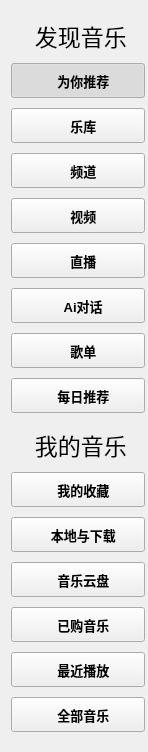
        <widget class="QWidget" name="menu_scrollAreaWidgetContents">
         <property name="geometry">
          <rect>
           <x>0</x>
           <y>0</y>
           <width>148</width>
           <height>734</height>
          </rect>
         </property>
         <layout class="QVBoxLayout" name="verticalLayout_3">
          <property name="topMargin">
           <number>10</number>
          </property>
          <property name="rightMargin">
           <number>0</number>
          </property>
          <item>
           <widget class="QWidget" name="center_menu_widget" native="true">
            <property name="sizePolicy">
             <sizepolicy hsizetype="Preferred" vsizetype="Preferred">
              <horstretch>0</horstretch>
              <verstretch>0</verstretch>
             </sizepolicy>
            </property>
            <property name="font">
             <font>
              <bold>true</bold>
             </font>
            </property>
            <layout class="QVBoxLayout" name="verticalLayout">
             <property name="spacing">
              <number>10</number>
             </property>
             <property name="leftMargin">
              <number>0</number>
             </property>
             <property name="rightMargin">
              <number>3</number>
             </property>
             <item>
              <widget class="QLabel" name="menu_find_music_label">
               <property name="sizePolicy">
                <sizepolicy hsizetype="Preferred" vsizetype="Fixed">
                 <horstretch>0</horstretch>
                 <verstretch>0</verstretch>
                </sizepolicy>
               </property>
               <property name="font">
                <font>
                 <family>华文楷体</family>
                 <pointsize>17</pointsize>
                 <bold>false</bold>
                </font>
               </property>
               <property name="text">
                <string>    发现音乐</string>
               </property>
               <property name="alignment">
                <set>Qt::AlignLeading|Qt::AlignLeft|Qt::AlignVCenter</set>
               </property>
              </widget>
             </item>
             <item>
              <widget class="QToolButton" name="recommend_you_toolButton">
               <property name="sizePolicy">
                <sizepolicy hsizetype="Preferred" vsizetype="Preferred">
                 <horstretch>0</horstretch>
                 <verstretch>0</verstretch>
                </sizepolicy>
               </property>
               <property name="minimumSize">
                <size>
                 <width>130</width>
                 <height>35</height>
                </size>
               </property>
               <property name="maximumSize">
                <size>
                 <width>140</width>
                 <height>40</height>
                </size>
               </property>
               <property name="font">
                <font>
                 <pointsize>10</pointsize>
                 <bold>true</bold>
                </font>
               </property>
               <property name="cursor">
                <cursorShape>PointingHandCursor</cursorShape>
               </property>
               <property name="contextMenuPolicy">
                <enum>Qt::DefaultContextMenu</enum>
               </property>
               <property name="text">
                <string>   为你推荐</string>
               </property>
               <property name="iconSize">
                <size>
                 <width>20</width>
                 <height>20</height>
                </size>
               </property>
               <property name="checkable">
                <bool>true</bool>
               </property>
               <property name="checked">
                <bool>true</bool>
               </property>
               <property name="autoExclusive">
                <bool>false</bool>
               </property>
               <property name="toolButtonStyle">
                <enum>Qt::ToolButtonTextBesideIcon</enum>
               </property>
              </widget>
             </item>
             <item>
              <widget class="QToolButton" name="music_repository_toolButton">
               <property name="sizePolicy">
                <sizepolicy hsizetype="Preferred" vsizetype="Preferred">
                 <horstretch>0</horstretch>
                 <verstretch>0</verstretch>
                </sizepolicy>
               </property>
               <property name="minimumSize">
                <size>
                 <width>130</width>
                 <height>35</height>
                </size>
               </property>
               <property name="maximumSize">
                <size>
                 <width>140</width>
                 <height>40</height>
                </size>
               </property>
               <property name="font">
                <font>
                 <pointsize>10</pointsize>
                 <bold>true</bold>
                </font>
               </property>
               <property name="cursor">
                <cursorShape>PointingHandCursor</cursorShape>
               </property>
               <property name="text">
                <string>   乐库</string>
               </property>
               <property name="iconSize">
                <size>
                 <width>20</width>
                 <height>20</height>
                </size>
               </property>
               <property name="checkable">
                <bool>true</bool>
               </property>
               <property name="autoExclusive">
                <bool>false</bool>
               </property>
               <property name="toolButtonStyle">
                <enum>Qt::ToolButtonTextBesideIcon</enum>
               </property>
              </widget>
             </item>
             <item>
              <widget class="QToolButton" name="channel_toolButton">
               <property name="sizePolicy">
                <sizepolicy hsizetype="Preferred" vsizetype="Preferred">
                 <horstretch>0</horstretch>
                 <verstretch>0</verstretch>
                </sizepolicy>
               </property>
               <property name="minimumSize">
                <size>
                 <width>130</width>
                 <height>35</height>
                </size>
               </property>
               <property name="maximumSize">
                <size>
                 <width>140</width>
                 <height>40</height>
                </size>
               </property>
               <property name="font">
                <font>
                 <pointsize>10</pointsize>
                 <bold>true</bold>
                </font>
               </property>
               <property name="cursor">
                <cursorShape>PointingHandCursor</cursorShape>
               </property>
               <property name="text">
                <string>   频道</string>
               </property>
               <property name="iconSize">
                <size>
                 <width>20</width>
                 <height>20</height>
                </size>
               </property>
               <property name="checkable">
                <bool>true</bool>
               </property>
               <property name="autoExclusive">
                <bool>false</bool>
               </property>
               <property name="toolButtonStyle">
                <enum>Qt::ToolButtonTextBesideIcon</enum>
               </property>
              </widget>
             </item>
             <item>
              <widget class="QToolButton" name="video_toolButton">
               <property name="sizePolicy">
                <sizepolicy hsizetype="Preferred" vsizetype="Preferred">
                 <horstretch>0</horstretch>
                 <verstretch>0</verstretch>
                </sizepolicy>
               </property>
               <property name="minimumSize">
                <size>
                 <width>130</width>
                 <height>35</height>
                </size>
               </property>
               <property name="maximumSize">
                <size>
                 <width>140</width>
                 <height>40</height>
                </size>
               </property>
               <property name="font">
                <font>
                 <pointsize>10</pointsize>
                 <bold>true</bold>
                </font>
               </property>
               <property name="cursor">
                <cursorShape>PointingHandCursor</cursorShape>
               </property>
               <property name="text">
                <string>   视频</string>
               </property>
               <property name="iconSize">
                <size>
                 <width>20</width>
                 <height>20</height>
                </size>
               </property>
               <property name="checkable">
                <bool>true</bool>
               </property>
               <property name="autoExclusive">
                <bool>false</bool>
               </property>
               <property name="toolButtonStyle">
                <enum>Qt::ToolButtonTextBesideIcon</enum>
               </property>
              </widget>
             </item>
             <item>
              <widget class="QToolButton" name="live_toolButton">
               <property name="sizePolicy">
                <sizepolicy hsizetype="Preferred" vsizetype="Preferred">
                 <horstretch>0</horstretch>
                 <verstretch>0</verstretch>
                </sizepolicy>
               </property>
               <property name="minimumSize">
                <size>
                 <width>130</width>
                 <height>35</height>
                </size>
               </property>
               <property name="maximumSize">
                <size>
                 <width>140</width>
                 <height>40</height>
                </size>
               </property>
               <property name="font">
                <font>
                 <pointsize>10</pointsize>
                 <bold>true</bold>
                </font>
               </property>
               <property name="cursor">
                <cursorShape>PointingHandCursor</cursorShape>
               </property>
               <property name="text">
                <string>   直播</string>
               </property>
               <property name="iconSize">
                <size>
                 <width>20</width>
                 <height>20</height>
                </size>
               </property>
               <property name="checkable">
                <bool>true</bool>
               </property>
               <property name="autoExclusive">
                <bool>false</bool>
               </property>
               <property name="toolButtonStyle">
                <enum>Qt::ToolButtonTextBesideIcon</enum>
               </property>
              </widget>
             </item>
             <item>
              <widget class="QToolButton" name="ai_chat_toolButton">
               <property name="sizePolicy">
                <sizepolicy hsizetype="Preferred" vsizetype="Preferred">
                 <horstretch>0</horstretch>
                 <verstretch>0</verstretch>
                </sizepolicy>
               </property>
               <property name="minimumSize">
                <size>
                 <width>130</width>
                 <height>35</height>
                </size>
               </property>
               <property name="maximumSize">
                <size>
                 <width>140</width>
                 <height>40</height>
                </size>
               </property>
               <property name="font">
                <font>
                 <pointsize>10</pointsize>
                 <bold>true</bold>
                </font>
               </property>
               <property name="cursor">
                <cursorShape>PointingHandCursor</cursorShape>
               </property>
               <property name="text">
                <string>   Ai对话</string>
               </property>
               <property name="iconSize">
                <size>
                 <width>20</width>
                 <height>20</height>
                </size>
               </property>
               <property name="checkable">
                <bool>true</bool>
               </property>
               <property name="autoExclusive">
                <bool>false</bool>
               </property>
               <property name="toolButtonStyle">
                <enum>Qt::ToolButtonTextBesideIcon</enum>
               </property>
              </widget>
             </item>
             <item>
              <widget class="QToolButton" name="song_list_toolButton">
               <property name="sizePolicy">
                <sizepolicy hsizetype="Preferred" vsizetype="Preferred">
                 <horstretch>0</horstretch>
                 <verstretch>0</verstretch>
                </sizepolicy>
               </property>
               <property name="minimumSize">
                <size>
                 <width>130</width>
                 <height>35</height>
                </size>
               </property>
               <property name="maximumSize">
                <size>
                 <width>140</width>
                 <height>40</height>
                </size>
               </property>
               <property name="font">
                <font>
                 <pointsize>10</pointsize>
                 <bold>true</bold>
                </font>
               </property>
               <property name="cursor">
                <cursorShape>PointingHandCursor</cursorShape>
               </property>
               <property name="text">
                <string>   歌单</string>
               </property>
               <property name="iconSize">
                <size>
                 <width>20</width>
                 <height>20</height>
                </size>
               </property>
               <property name="checkable">
                <bool>true</bool>
               </property>
               <property name="autoExclusive">
                <bool>false</bool>
               </property>
               <property name="toolButtonStyle">
                <enum>Qt::ToolButtonTextBesideIcon</enum>
               </property>
              </widget>
             </item>
             <item>
              <widget class="QToolButton" name="daily_recommend_toolButton">
               <property name="sizePolicy">
                <sizepolicy hsizetype="Preferred" vsizetype="Preferred">
                 <horstretch>0</horstretch>
                 <verstretch>0</verstretch>
                </sizepolicy>
               </property>
               <property name="minimumSize">
                <size>
                 <width>130</width>
                 <height>35</height>
                </size>
               </property>
               <property name="maximumSize">
                <size>
                 <width>140</width>
                 <height>40</height>
                </size>
               </property>
               <property name="font">
                <font>
                 <pointsize>10</pointsize>
                 <bold>true</bold>
                </font>
               </property>
               <property name="cursor">
                <cursorShape>PointingHandCursor</cursorShape>
               </property>
               <property name="text">
                <string>   每日推荐</string>
               </property>
               <property name="iconSize">
                <size>
                 <width>20</width>
                 <height>20</height>
                </size>
               </property>
               <property name="checkable">
                <bool>true</bool>
               </property>
               <property name="autoExclusive">
                <bool>false</bool>
               </property>
               <property name="toolButtonStyle">
                <enum>Qt::ToolButtonTextBesideIcon</enum>
               </property>
              </widget>
             </item>
            </layout>
           </widget>
          </item>
          <item>
           <widget class="QWidget" name="widget_3" native="true">
            <property name="sizePolicy">
             <sizepolicy hsizetype="Preferred" vsizetype="Preferred">
              <horstretch>0</horstretch>
              <verstretch>0</verstretch>
             </sizepolicy>
            </property>
            <property name="font">
             <font>
              <bold>true</bold>
             </font>
            </property>
            <layout class="QVBoxLayout" name="verticalLayout_2">
             <property name="spacing">
              <number>10</number>
             </property>
             <property name="leftMargin">
              <number>0</number>
             </property>
             <property name="topMargin">
              <number>0</number>
             </property>
             <property name="rightMargin">
              <number>3</number>
             </property>
             <item>
              <widget class="QLabel" name="menu_myMusic_label">
               <property name="sizePolicy">
                <sizepolicy hsizetype="Preferred" vsizetype="Fixed">
                 <horstretch>0</horstretch>
                 <verstretch>0</verstretch>
                </sizepolicy>
               </property>
               <property name="font">
                <font>
                 <family>华文楷体</family>
                 <pointsize>17</pointsize>
                 <bold>false</bold>
                </font>
               </property>
               <property name="text">
                <string>    我的音乐</string>
               </property>
               <property name="alignment">
                <set>Qt::AlignLeading|Qt::AlignLeft|Qt::AlignVCenter</set>
               </property>
              </widget>
             </item>
             <item>
              <widget class="QToolButton" name="my_collection_toolButton">
               <property name="sizePolicy">
                <sizepolicy hsizetype="Preferred" vsizetype="Preferred">
                 <horstretch>0</horstretch>
                 <verstretch>0</verstretch>
                </sizepolicy>
               </property>
               <property name="minimumSize">
                <size>
                 <width>130</width>
                 <height>35</height>
                </size>
               </property>
               <property name="maximumSize">
                <size>
                 <width>140</width>
                 <height>40</height>
                </size>
               </property>
               <property name="font">
                <font>
                 <pointsize>10</pointsize>
                 <bold>true</bold>
                </font>
               </property>
               <property name="cursor">
                <cursorShape>PointingHandCursor</cursorShape>
               </property>
               <property name="text">
                <string>   我的收藏</string>
               </property>
               <property name="iconSize">
                <size>
                 <width>20</width>
                 <height>20</height>
                </size>
               </property>
               <property name="checkable">
                <bool>true</bool>
               </property>
               <property name="autoExclusive">
                <bool>false</bool>
               </property>
               <property name="toolButtonStyle">
                <enum>Qt::ToolButtonTextBesideIcon</enum>
               </property>
              </widget>
             </item>
             <item>
              <widget class="QToolButton" name="local_download_toolButton">
               <property name="sizePolicy">
                <sizepolicy hsizetype="Preferred" vsizetype="Preferred">
                 <horstretch>0</horstretch>
                 <verstretch>0</verstretch>
                </sizepolicy>
               </property>
               <property name="minimumSize">
                <size>
                 <width>130</width>
                 <height>35</height>
                </size>
               </property>
               <property name="maximumSize">
                <size>
                 <width>140</width>
                 <height>40</height>
                </size>
               </property>
               <property name="font">
                <font>
                 <pointsize>10</pointsize>
                 <bold>true</bold>
                </font>
               </property>
               <property name="cursor">
                <cursorShape>PointingHandCursor</cursorShape>
               </property>
               <property name="text">
                <string>   本地与下载</string>
               </property>
               <property name="iconSize">
                <size>
                 <width>20</width>
                 <height>20</height>
                </size>
               </property>
               <property name="checkable">
                <bool>true</bool>
               </property>
               <property name="autoExclusive">
                <bool>false</bool>
               </property>
               <property name="toolButtonStyle">
                <enum>Qt::ToolButtonTextBesideIcon</enum>
               </property>
              </widget>
             </item>
             <item>
              <widget class="QToolButton" name="music_cloud_disk_toolButton">
               <property name="sizePolicy">
                <sizepolicy hsizetype="Preferred" vsizetype="Preferred">
                 <horstretch>0</horstretch>
                 <verstretch>0</verstretch>
                </sizepolicy>
               </property>
               <property name="minimumSize">
                <size>
                 <width>130</width>
                 <height>35</height>
                </size>
               </property>
               <property name="maximumSize">
                <size>
                 <width>140</width>
                 <height>40</height>
                </size>
               </property>
               <property name="font">
                <font>
                 <pointsize>10</pointsize>
                 <bold>true</bold>
                </font>
               </property>
               <property name="cursor">
                <cursorShape>PointingHandCursor</cursorShape>
               </property>
               <property name="text">
                <string>   音乐云盘</string>
               </property>
               <property name="iconSize">
                <size>
                 <width>20</width>
                 <height>20</height>
                </size>
               </property>
               <property name="checkable">
                <bool>true</bool>
               </property>
               <property name="autoExclusive">
                <bool>false</bool>
               </property>
               <property name="toolButtonStyle">
                <enum>Qt::ToolButtonTextBesideIcon</enum>
               </property>
              </widget>
             </item>
             <item>
              <widget class="QToolButton" name="purchased_music_toolButton">
               <property name="sizePolicy">
                <sizepolicy hsizetype="Preferred" vsizetype="Preferred">
                 <horstretch>0</horstretch>
                 <verstretch>0</verstretch>
                </sizepolicy>
               </property>
               <property name="minimumSize">
                <size>
                 <width>130</width>
                 <height>35</height>
                </size>
               </property>
               <property name="maximumSize">
                <size>
                 <width>140</width>
                 <height>40</height>
                </size>
               </property>
               <property name="font">
                <font>
                 <pointsize>10</pointsize>
                 <bold>true</bold>
                </font>
               </property>
               <property name="cursor">
                <cursorShape>PointingHandCursor</cursorShape>
               </property>
               <property name="text">
                <string>   已购音乐</string>
               </property>
               <property name="iconSize">
                <size>
                 <width>20</width>
                 <height>20</height>
                </size>
               </property>
               <property name="checkable">
                <bool>true</bool>
               </property>
               <property name="autoExclusive">
                <bool>false</bool>
               </property>
               <property name="toolButtonStyle">
                <enum>Qt::ToolButtonTextBesideIcon</enum>
               </property>
              </widget>
             </item>
             <item>
              <widget class="QToolButton" name="recently_played_toolButton">
               <property name="sizePolicy">
                <sizepolicy hsizetype="Preferred" vsizetype="Preferred">
                 <horstretch>0</horstretch>
                 <verstretch>0</verstretch>
                </sizepolicy>
               </property>
               <property name="minimumSize">
                <size>
                 <width>130</width>
                 <height>35</height>
                </size>
               </property>
               <property name="maximumSize">
                <size>
                 <width>140</width>
                 <height>40</height>
                </size>
               </property>
               <property name="font">
                <font>
                 <pointsize>10</pointsize>
                 <bold>true</bold>
                </font>
               </property>
               <property name="cursor">
                <cursorShape>PointingHandCursor</cursorShape>
               </property>
               <property name="text">
                <string>   最近播放</string>
               </property>
               <property name="iconSize">
                <size>
                 <width>20</width>
                 <height>20</height>
                </size>
               </property>
               <property name="checkable">
                <bool>true</bool>
               </property>
               <property name="autoExclusive">
                <bool>false</bool>
               </property>
               <property name="toolButtonStyle">
                <enum>Qt::ToolButtonTextBesideIcon</enum>
               </property>
              </widget>
             </item>
             <item>
              <widget class="QToolButton" name="all_music_toolButton">
               <property name="sizePolicy">
                <sizepolicy hsizetype="Preferred" vsizetype="Preferred">
                 <horstretch>0</horstretch>
                 <verstretch>0</verstretch>
                </sizepolicy>
               </property>
               <property name="minimumSize">
                <size>
                 <width>130</width>
                 <height>35</height>
                </size>
               </property>
               <property name="maximumSize">
                <size>
                 <width>140</width>
                 <height>40</height>
                </size>
               </property>
               <property name="font">
                <font>
                 <pointsize>10</pointsize>
                 <bold>true</bold>
                </font>
               </property>
               <property name="cursor">
                <cursorShape>PointingHandCursor</cursorShape>
               </property>
               <property name="text">
                <string>   全部音乐</string>
               </property>
               <property name="iconSize">
                <size>
                 <width>20</width>
                 <height>20</height>
                </size>
               </property>
               <property name="checkable">
                <bool>true</bool>
               </property>
               <property name="autoExclusive">
                <bool>false</bool>
               </property>
               <property name="toolButtonStyle">
                <enum>Qt::ToolButtonTextBesideIcon</enum>
               </property>
              </widget>
             </item>
            </layout>
           </widget>
          </item>
         </layout>
        </widget>
